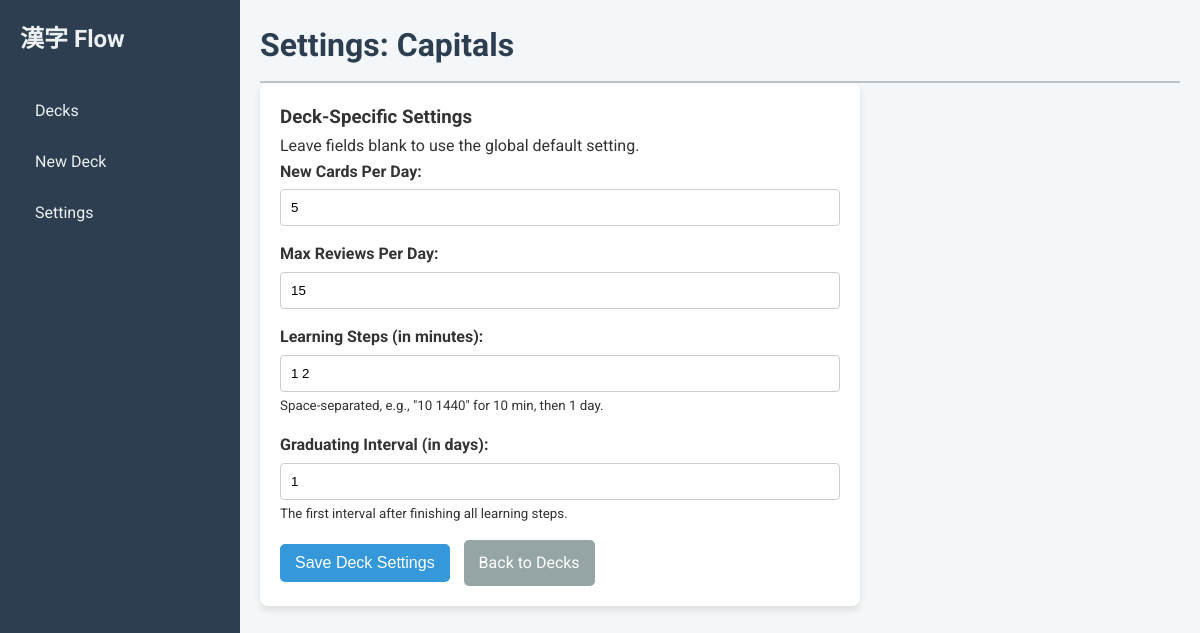
The page /settings/1 on the database as committed earlier.
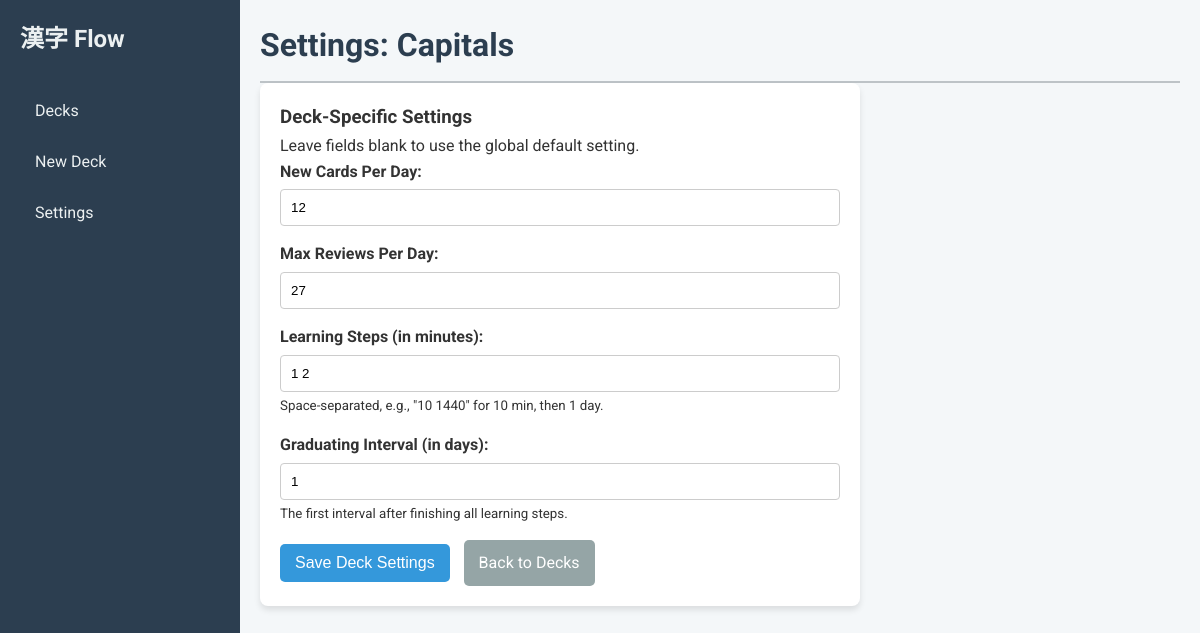
The same page on the database as committed later.
### tables this page shows
CREATE TABLE decks (
            id INTEGER PRIMARY KEY AUTOINCREMENT,
            name TEXT NOT NULL UNIQUE,
            card_template TEXT NOT NULL,
            card_css TEXT NOT NULL,
            new_cards_per_day INTEGER,
            max_reviews_per_day INTEGER,
            learning_steps TEXT,
            graduating_interval INTEGER
        );

### app/main.py (the view)
@app.get("/settings/{deck_id}", response_class=HTMLResponse)
async def deck_settings_page(request: Request, deck_id: int, db: sqlite3.Connection = Depends(get_database)):
    deck = crud.get_deck(db, deck_id)
    if not deck:
        return RedirectResponse(url="/decks")
    global_new = crud.get_setting(db, "new_cards_per_day") or "5"
    global_max = crud.get_setting(db, "max_reviews_per_day") or "20"
    return templates.TemplateResponse("settings_deck.html", {"request": request, "deck": deck, "global_new_cards_per_day": global_new, "global_max_reviews_per_day": global_max, "message": None})

### templates/settings_deck.html (shortened to what this page needs)
{% extends "base.html" %}
{% block page_title %}Settings: {{ deck.name }}{% endblock %}
{% block content %}
    <div class="card form-card">
        <h3>Deck-Specific Settings</h3>
        <p>Leave fields blank to use the global default setting.</p>
        <form action="/settings/{{ deck.id }}" method="post">
            <div class="form-group">
                <label for="new_cards_per_day">New Cards Per Day:</label>
                <input type="number" id="new_cards_per_day" name="new_cards_per_day" value="{{ deck.new_cards_per_day or '' }}" placeholder="Global Default: {{ global_new_cards_per_day }}" min="1">
            </div>
            <div class="form-group">
                <label for="max_reviews_per_day">Max Reviews Per Day:</label>
                <input type="number" id="max_reviews_per_day" name="max_reviews_per_day" value="{{ deck.max_reviews_per_day or '' }}" placeholder="Global Default: {{ global_max_reviews_per_day }}" min="1">
            </div>
            <div class="form-group">
                <label for="learning_steps">Learning Steps (in minutes):</label>
                <input type="text" id="learning_steps" name="learning_steps" value="{{ deck.learning_steps or '' }}" placeholder="Global: {{ global_learning_steps }}">
                <small>Space-separated, e.g., "10 1440" for 10 min, then 1 day.</small>
            </div>
            <div class="form-group">
                <label for="graduating_interval">Graduating Interval (in days):</label>
                <input type="number" id="graduating_interval" name="graduating_interval" value="{{ deck.graduating_interval or '' }}" placeholder="Global: {{ global_graduating_interval }}" min="1">
                <small>The first interval after finishing all learning steps.</small>
            </div>
            <button type="submit" class="btn btn-primary">Save Deck Settings</button>
            <a href="/decks" class="btn btn-secondary">Back to Decks</a>
        </form>
    </div>
{% endblock %}

Rows that differ between the two databases and show on the page:
changed decks "Capitals": new_cards_per_day "5" → "12"; max_reviews_per_day "15" → "27"
